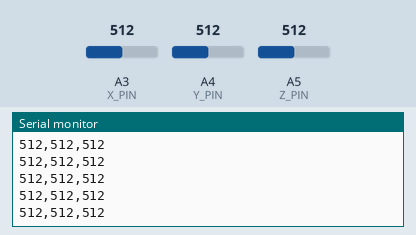
Bench run of a sketch on a simulated Arduino Uno, built with avr-gcc and run on an emulated ATmega328P. Shown: the last lines printed to the serial monitor. Inputs (shaded band) come from the test bench; at power-on: A3 (X_PIN) = 512, A4 (Y_PIN) = 512, A5 (Z_PIN) = 512.

Above: at 1.2 s.
1.3 s: A3 (X_PIN) set to 11
At 2.3 s:
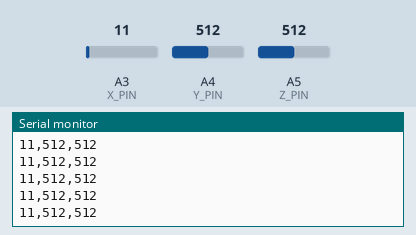
2.8 s: A3 (X_PIN) set to 8
At 3.8 s:
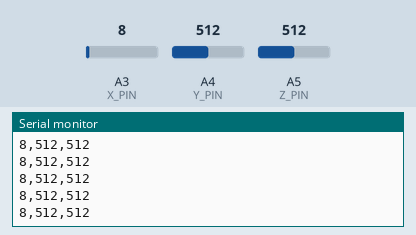
4.3 s: A4 (Y_PIN) set to 989
At 5.2 s:
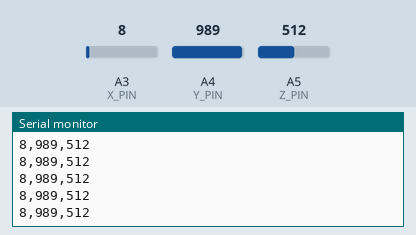
5.8 s: A4 (Y_PIN) set to 1014
At 6.9 s:
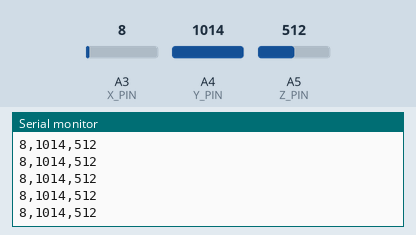
Timing chart, 0 to 8.8 s (numbered marks = the images above; inputs shaded):
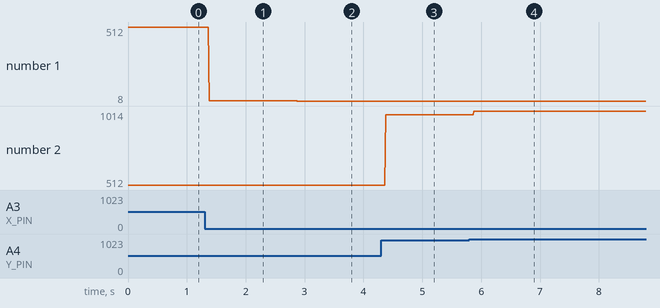

The sketch:

Tutorial_AnalogInputPart2.ino
```cpp
int ax = 0;
int ay = 0;
int az = 0;
void setup() {
  // put your setup code here, to run once:
  Serial.begin(9600);
  setupAccelSensor();
}

void loop() {
  readAccelSensor();
  Serial.print(ax);
  Serial.print(",");
  Serial.print(ay);
  Serial.print(",");
  Serial.println(az);
}
```

Accelerometer.ino
```cpp
const int X_PIN = A3;
const int Y_PIN = A4;
const int Z_PIN = A5;

extern int ax;
extern int ay;
extern int az;

void setupAccelSensor(){
  // Initialize accelerometer pins as input
  pinMode(X_PIN, INPUT);
  pinMode(Y_PIN, INPUT);
  pinMode(Z_PIN, INPUT);
}

void readAccelSensor(){
  ax = analogRead(X_PIN);
  ay = analogRead(Y_PIN);
  az = analogRead(Z_PIN);
}
```

Measured:
- after the input at 1.3 s, the serial monitor: prints a new line after 0.08 s (image 1)
- after the input at 2.8 s, the serial monitor: prints a new line after 0.08 s (image 2)
- after the input at 4.3 s, the serial monitor: prints a new line after 0.08 s (image 3)
- after the input at 5.8 s, the serial monitor: prints a new line after 0.07 s (image 4)
- plotted number 1: 512 → 11 after the input at 1.3 s, 11 → 8 after the input at 2.8 s
- plotted number 2: 512 → 989 after the input at 4.3 s, 989 → 1014 after the input at 5.8 s
